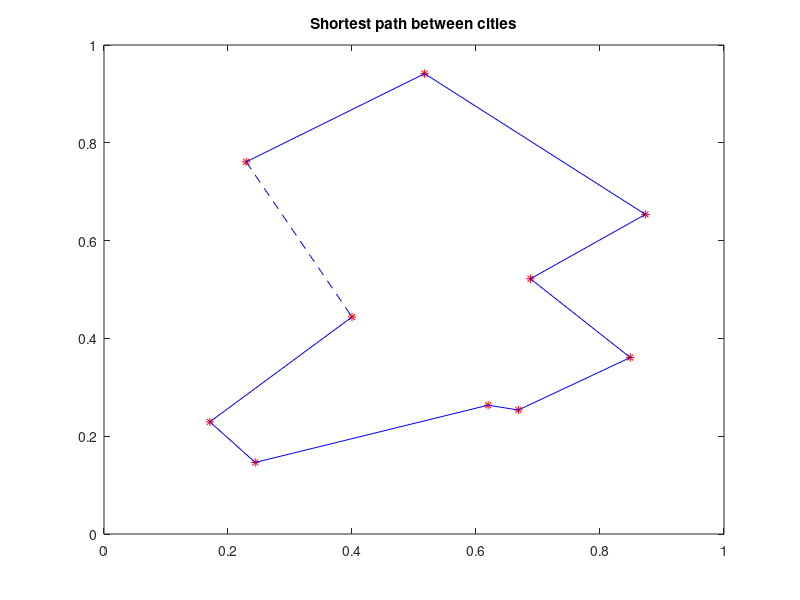

MATLAB code to generate this figure:
%% data
load('./data_lab2/cities.dat')

w = randn(10,2);
epochs =20;
step = 0.2;


%% training

for i=1:epochs + 1
    
    neighborhood = round(2 - ((i-1)*0.1));
    
    for j=1:10%cities
        city = cities(j,:);
        
        best = inf;
        bestindex = 0;
        for k = 1:10 %weights
            sub = city - w(k,:);
            dif = sub * sub';
            if dif < best
                best = dif;
                bestindex = k;
            end
        end
        
        %neighborhood 50 or 50/2??
        for p = max(1,bestindex-neighborhood):min(10,bestindex+neighborhood)
            w(p,:) = w(p,:) + step.*(city - w(p,:)); %last p or bestindex?, I guess p
        end
        
        if bestindex-neighborhood <= 0
            w(10,:) = w(10,:) + step.*(city - w(10,:));
            if bestindex-neighborhood == -1
                w(9,:) = w(9,:) + step.*(city - w(9,:));
            end
        end
        
        if bestindex+neighborhood >= 11
            w(1,:) = w(1,:) + step.*(city - w(1,:));
            if bestindex+neighborhood == 12
                w(2,:) = w(2,:) + step.*(city - w(2,:));
            end
        end
        
    end
    
end

pos = zeros(1,10);

for j=1:10 %animals
    city = cities(j,:);
    
    best = inf;
    bestindex = 0;
    for k = 1:10 %weights
        sub = city - w(k,:);
        dif = sub * sub';
        if dif < best
            best = dif;
            bestindex = k;
        end
    end
    pos(j) = bestindex;
    
    
end

[~,index] = sort(pos);
citiessorted = cities(index,:);

plot(cities(:,1),cities(:,2),'*r')
hold on
plot(citiessorted(:,1),citiessorted(:,2),'b')
plot([citiessorted(1,1),citiessorted(end,1)],[citiessorted(1,2),citiessorted(end,2)],'b--')
title('Shortest path between cities')
hold off
